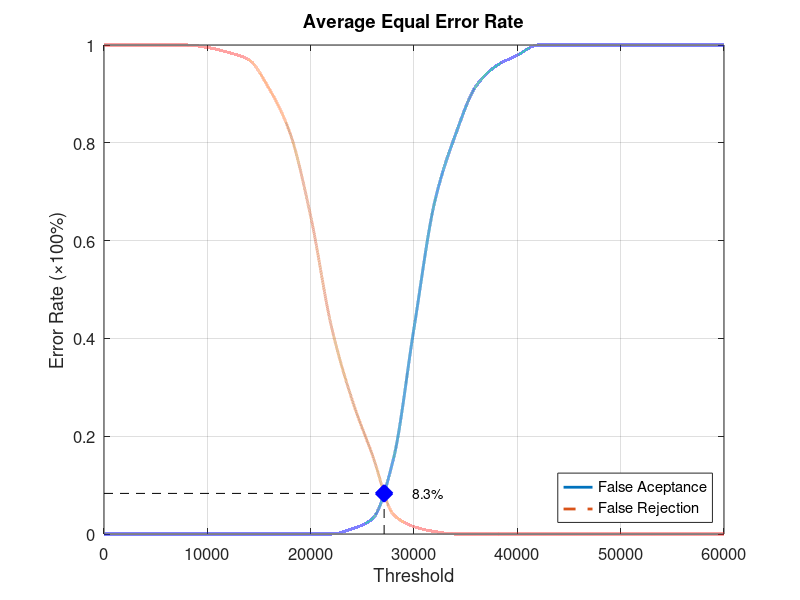
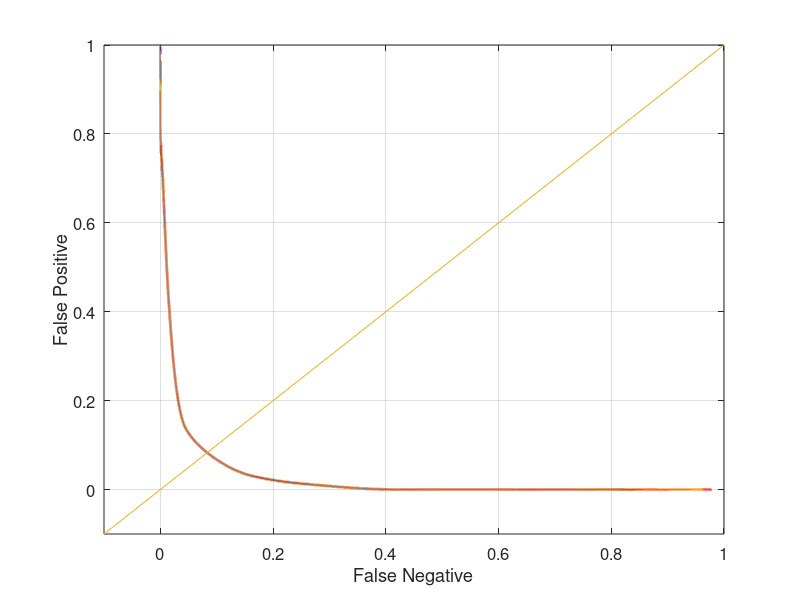

Write the MATLAB code that produced these figures, in order.
function yEER = Database3_2
close all;
clear;
clc;
x = 0:2000:60000;
xq = 0:0.5:60000;

y0 = [0 0 0 0 0 0 0 0 0 0 0 0 0.0105263 0.0315789 0.152632 0.421053 0.678947 0.815789 0.915789 0.957895 0.978947 1 1 1 1 1 1 1 1 1 1];
yy0 = interp1(x, y0, xq, 'pchip');
y1 = [1 1 1 1 1 0.995 0.985 0.97 0.91 0.82 0.65 0.425 0.275 0.16 0.04 0.015 0.005 0 0 0 0 0 0 0 0 0 0 0 0 0 0];
yy1 = interp1(x, y1, xq, 'pchip');

% Calculating EER: 
y2 = abs(y0 - y1);
find(y2 == min(y2))
yy2 = abs(yy0 - yy1);
xEER = find(yy2 == min(yy2));
xEERIndex = xq(xEER) % X-axis EER
yEER = yy0(xEER) % Y-axis EER

main = figure
plot(xq, yy0,'-','LineWidth', 2);	hold on
plot(xq, yy1,'--','LineWidth', 2);	hold on
plot([xEERIndex xEERIndex], [0 yEER], 'k--');	hold on
plot([0 xEERIndex], [yEER yEER], 'k--');	hold on
plot(xEERIndex, yEER, 'bx', 'LineWidth', 10);	hold on
text(xEERIndex + 10 * xEERIndex / 100, yEER, [num2str(round((10000 * yEER)) / 100) '%'])
legend('False Aceptance', 'False Rejection', 'Location', 'SouthEast')
xlabel('Threshold')
ylabel('Error Rate (\times100%)')
title('Average Equal Error Rate')
set(gca, 'FontSize', 12)
axis([0 60000 0 1])
grid on

print(main, 'Database3_2Main', '-dpng');
FNRxFPR = figure('Color', [1 1 1]);
plot(yy1, yy0, '-', yy1, yy0, 'LineWidth', 2);
hold on
y = -0.1:0.1:1
plot(y, y); 
set(gca, 'FontSize', 12)
xlabel('False Negative')
ylabel('False Positive')
axis([-0.1 1 -0.1 1])
set(gca, 'FontSize', 12)
grid on

print(FNRxFPR, 'Database3_2FNRxFPR','-dpng');
end
